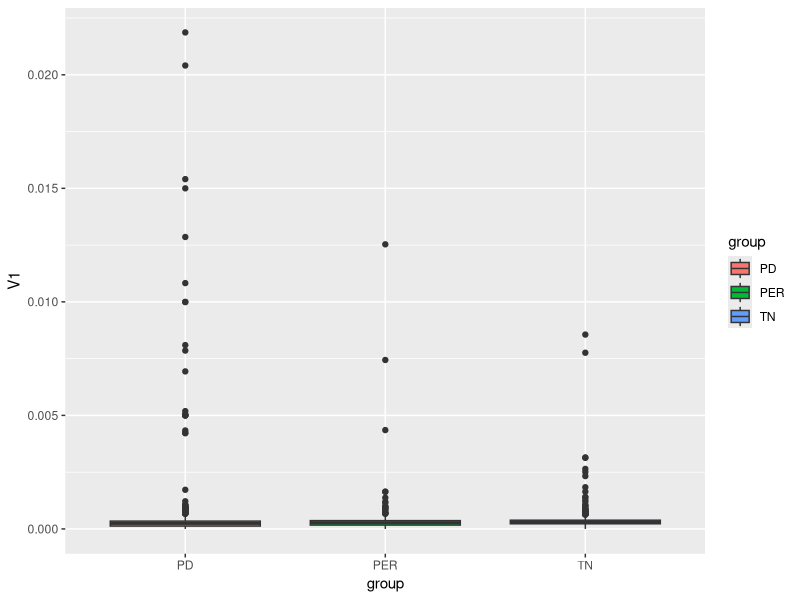
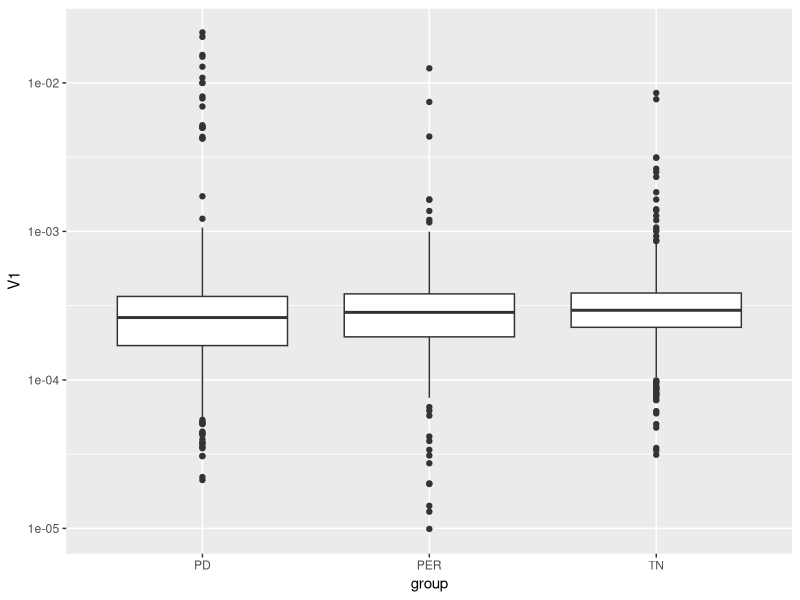
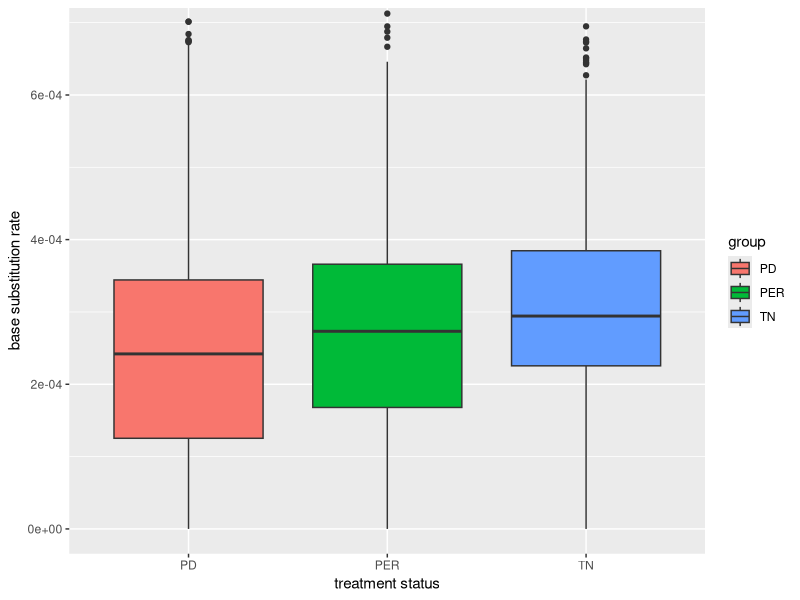
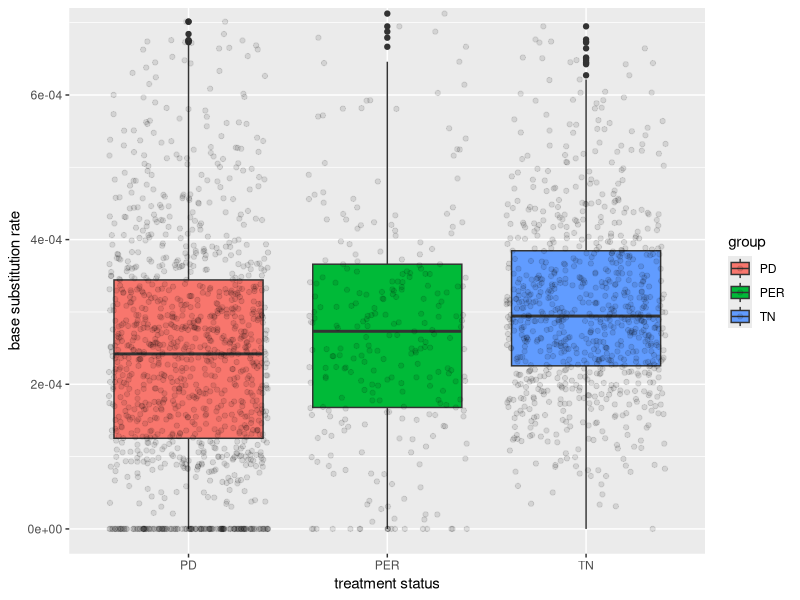
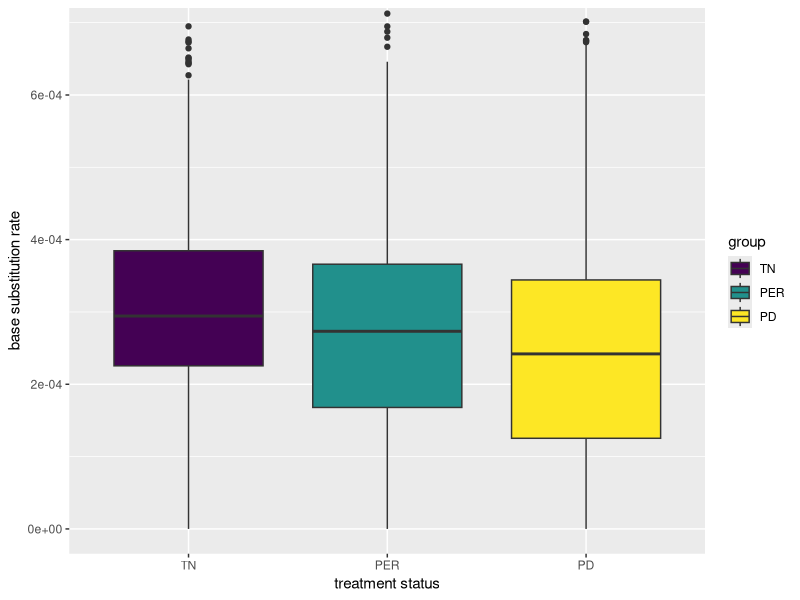

The R script that drew these images, in order:
## ---- chunk 1
library(ggplot2)
library(reshape2)
## ---- chunk 2
setwd('/Users/lincoln.harris/code/ercc_exploration/')
## ---- chunk 3
sub_rates_TN <- read.csv('sub_rates_TN.csv', header = FALSE)
sub_rates_PER <- read.csv('sub_rates_PER.csv', header = FALSE)
sub_rates_PD <- read.csv('sub_rates_PD.csv', header = FALSE)
## ---- chunk 4
sub_rates_TN$group <- 'TN'
sub_rates_PER$group <- 'PER'
sub_rates_PD$group <- 'PD'
## ---- chunk 5
big_df <- rbind(sub_rates_PD, sub_rates_PER, sub_rates_TN)
## ---- chunk 6
p0 <- ggplot(big_df, aes(x=group, y=V1, fill=group)) + geom_boxplot() 
p0
## ---- chunk 7
p1 <- ggplot(big_df, aes(x=group, y=V1)) + geom_boxplot() + scale_y_log10()
p1
## ---- chunk 8
# compute lower and upper whiskers
ylim1 = boxplot.stats(big_df$V1)$stats[c(1, 5)]

# scale y limits based on ylim1
p1 = p0 + coord_cartesian(ylim = ylim1*1.05)
p1 + labs(x='treatment status', y='base substitution rate') 
## ---- chunk 9
p1 + labs(x='treatment status', y='base substitution rate') +
  geom_point(position = 'jitter', alpha = 1/10)
## ---- chunk 10
big_df$group <- factor(big_df$group,
    levels = c('TN','PER','PD'),ordered = TRUE)
## ---- chunk 11
p2 <- ggplot(big_df, aes(x=group, y=V1, fill=group)) + geom_boxplot() 
p3 = p2 + coord_cartesian(ylim = ylim1*1.05)
p3 + labs(x='treatment status', y='base substitution rate') 
